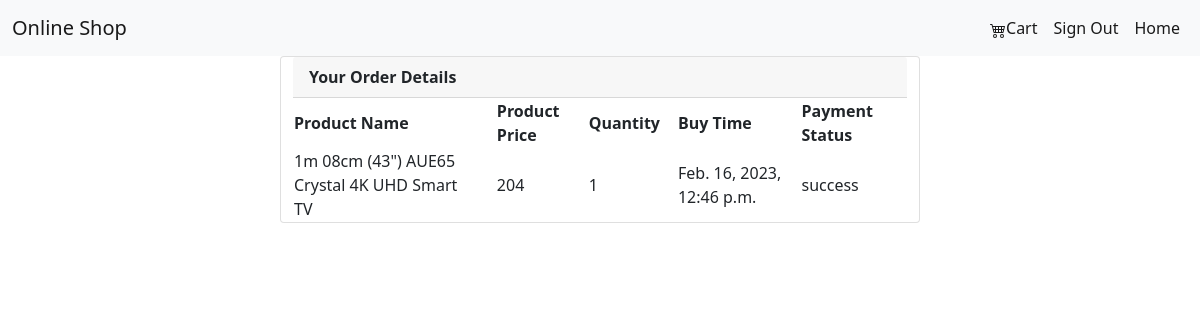
The page /myorder (signed in) on the database its author committed.
### newapp/models.py (models this page shows, shortened)
class User_Info(models.Model):
    user = models.ForeignKey(User,on_delete = models.CASCADE)
    product_name = models.ForeignKey(Product,on_delete = models.CASCADE)
    quantity=models.IntegerField(default=1)
    buy_time = models.DateTimeField()
    payment_satuts = models.CharField(max_length = 120)

class Product(models.Model):
    product_catagory = models.CharField(max_length = 120)
    product_img = models.CharField(max_length = 450, default="")
    product_name = models.CharField(max_length = 120)
    product_price = models.CharField(max_length = 120)
    foo = models.CharField(max_length=200 ,default="" )

### newapp/views.py (the view)
# urls.py: path('myorder', views.my_orders, name='myorder'),
@login_required
def my_orders(request):
    order_data = User_Info.objects.filter(user=request.user)
    return render(request, 'newapp/my_order.html', context={'orderdata':order_data })

### newapp/templates/newapp/my_order.html (shortened to what this page needs)
<!DOCTYPE html>
<html lang="en">
<head>
  <link href="https://cdn.jsdelivr.net/npm/bootstrap@5.0.2/dist/css/bootstrap.min.css" rel="stylesheet">
</head>
<body>
  <nav class="navbar navbar-expand-lg navbar-light bg-light">
    <div class="container-fluid">
      <a class="navbar-brand" href="/">Online Shop</a>
      <ul class="navbar-nav ml-auto">
        {% if user.is_authenticated %}
          <li class="nav-item ">
            <a class="nav-link active" href="mycart">Cart</a>
          </li>
          <li class="nav-item ">
            <a class="nav-link active" href="/sign_out">Sign Out</a>
          </li>
          <li class="nav-item ">
            <a class="nav-link active" href="/">Home</a>
          </li>
        {% else %}
          <li class="nav-item ">
            <a class="nav-link active" href="/sign_in">Sign In</a>
          </li>
        {% endif %}
      </ul>
    </div>
  </nav>
  <div class="row d-flex justify-content-center  ">
    <div class="card " style="width: 40rem;">
      <div class="card-header">
          <label for="form-check" name="ques" value="{{i.question}}" ><b class="center" >Your Order Details</b></label>
      </div>
      {% if orderdata  %}
        <div>
          <table>
            <thead>
              <tr>
                <th scope="col">Product Name&emsp;</th>
                <th scope="col">Product Price&emsp;</th>
                <th scope="col">Quantity&emsp;</th>
                <th scope="col">Buy Time&emsp;</th>
                <th scope="col">Payment Status&emsp;</th>
              </tr>
            </thead>
            <tbody>
              {% for order in orderdata %}
              <tr>
                <td>{{order.product_name.product_name}}&emsp;</td>
                <td>{{order.product_name.product_price}}&emsp;</td>
                <td>{{order.quantity}}&emsp;</td>
                <td>{{order.buy_time}}&emsp;</td>
                <td>{{order.payment_satuts}}&emsp;</td>
              </tr>
              {% endfor  %}
            </tbody>
          </table>
        </div>
        {% else %}
          <div>
              <b>No order Yet !! Go <a href="/">Buy Now </a></b>
          </div>
        {% endif %}
    </div>
  </div>
</body>
</html>

### rows shown on the page
User_Info: product_name.product_name "1m 08cm (43\") AUE65 Crystal 4K UHD Smart TV", product_name.product_price "204", quantity "1", buy_time "Feb. 16, 2023, 12:46 p.m.", payment_satuts "success"
